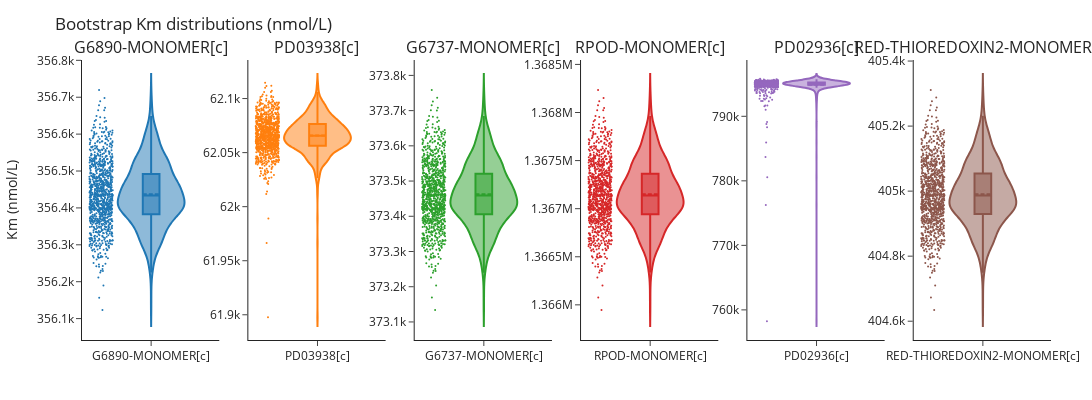

The cell this chart's notebook holds for it:
### Code cell
from plotly.subplots import make_subplots
import plotly.graph_objects as go

# Optional: filter NaNs per column
def col_clean(x):
    x = np.asarray(x).ravel()
    return x[np.isfinite(x)]

fig = make_subplots(
    rows=1, cols=len(substrates),
    shared_yaxes=False,
    subplot_titles=substrates,
    horizontal_spacing=0.03
)
Km_samples_nmolL = Km_samples_molL * 10**9

for i, name in enumerate(substrates):
    y = col_clean(Km_samples_nmolL[:, i])
    fig.add_trace(
        go.Violin(
            y=y,
            name=name,
            box_visible=True,          # show box (median & IQR)
            meanline_visible=True,     # show mean line
            points="all",              # show all samples
            jitter=0.35,               # spread points
            scalemode="count",         # violin width ~ number of points
            marker=dict(size=2),
            showlegend=False
        ),
        row=1, col=i+1
    )

# Toggle log-scale if helpful (violins support it; use if ranges span orders of magnitude)
USE_LOG_Y = False
yaxis_type = 'log' if USE_LOG_Y else 'linear'

fig.update_layout(
    height=400,
    width=1300,
    margin=dict(l=60, r=20, t=60, b=60),
    template="simple_white",
    # plot_bgcolor='rgba(0, 0, 0, 0)',  # Transparent plot area background
    # paper_bgcolor='rgba(0, 0, 0, 0)',  # Transparent entire figure background
    title="Bootstrap Km distributions (nmol/L)",
)
fig.update_yaxes(
    title_text="Km (nmol/L)",
    type=yaxis_type,
    row=1, col=1
)

fig.show()
# fig.write_image("notebooks/Heena notebooks/Mia Protein Degradation/out/bootstrap_Km.png", scale=5, height=400, width=1300)

### Figure 1 — Plotly figure (JSON) as saved in the notebook; plotly's stock layout.template omitted (floating-point values rounded to 4 significant figures; data arrays with more than 128 entries replaced by an {"elided": "..."} marker saying what was removed)
{"data": [{"box": {"visible": true}, "jitter": 0.35, "marker": {"size": 2}, "meanline": {"visible": true}, "name": "G6890-MONOMER[c]", "points": "all", "scalemode": "count", "showlegend": false, "y": {"elided": "1000 float values"}, "type": "violin", "xaxis": "x", "yaxis": "y"}, {"box": {"visible": true}, "jitter": 0.35, "marker": {"size": 2}, "meanline": {"visible": true}, "name": "PD03938[c]", "points": "all", "scalemode": "count", "showlegend": false, "y": {"elided": "1000 float values"}, "type": "violin", "xaxis": "x2", "yaxis": "y2"}, {"box": {"visible": true}, "jitter": 0.35, "marker": {"size": 2}, "meanline": {"visible": true}, "name": "G6737-MONOMER[c]", "points": "all", "scalemode": "count", "showlegend": false, "y": {"elided": "1000 float values"}, "type": "violin", "xaxis": "x3", "yaxis": "y3"}, {"box": {"visible": true}, "jitter": 0.35, "marker": {"size": 2}, "meanline": {"visible": true}, "name": "RPOD-MONOMER[c]", "points": "all", "scalemode": "count", "showlegend": false, "y": {"elided": "1000 float values"}, "type": "violin", "xaxis": "x4", "yaxis": "y4"}, {"box": {"visible": true}, "jitter": 0.35, "marker": {"size": 2}, "meanline": {"visible": true}, "name": "PD02936[c]", "points": "all", "scalemode": "count", "showlegend": false, "y": {"elided": "1000 float values"}, "type": "violin", "xaxis": "x5", "yaxis": "y5"}, {"box": {"visible": true}, "jitter": 0.35, "marker": {"size": 2}, "meanline": {"visible": true}, "name": "RED-THIOREDOXIN2-MONOMER[c]", "points": "all", "scalemode": "count", "showlegend": false, "y": {"elided": "1000 float values"}, "type": "violin", "xaxis": "x6", "yaxis": "y6"}], "layout": {"xaxis": {"anchor": "y", "domain": [0.0, 0.1417]}, "yaxis": {"anchor": "x", "domain": [0.0, 1.0], "title": {"text": "Km (nmol/L)"}, "type": "linear"}, "xaxis2": {"anchor": "y2", "domain": [0.1717, 0.3133]}, "yaxis2": {"anchor": "x2", "domain": [0.0, 1.0]}, "xaxis3": {"anchor": "y3", "domain": [0.3433, 0.485]}, "yaxis3": {"anchor": "x3", "domain": [0.0, 1.0]}, "xaxis4": {"anchor": "y4", "domain": [0.515, 0.6567]}, "yaxis4": {"anchor": "x4", "domain": [0.0, 1.0]}, "xaxis5": {"anchor": "y5", "domain": [0.6867, 0.8283]}, "yaxis5": {"anchor": "x5", "domain": [0.0, 1.0]}, "xaxis6": {"anchor": "y6", "domain": [0.8583, 1.0]}, "yaxis6": {"anchor": "x6", "domain": [0.0, 1.0]}, "annotations": [{"font": {"size": 16}, "showarrow": false, "text": "G6890-MONOMER[c]", "x": 0.07083, "xanchor": "center", "xref": "paper", "y": 1.0, "yanchor": "bottom", "yref": "paper"}, {"font": {"size": 16}, "showarrow": false, "text": "PD03938[c]", "x": 0.2425, "xanchor": "center", "xref": "paper", "y": 1.0, "yanchor": "bottom", "yref": "paper"}, {"font": {"size": 16}, "showarrow": false, "text": "G6737-MONOMER[c]", "x": 0.4142, "xanchor": "center", "xref": "paper", "y": 1.0, "yanchor": "bottom", "yref": "paper"}, {"font": {"size": 16}, "showarrow": false, "text": "RPOD-MONOMER[c]", "x": 0.5858, "xanchor": "center", "xref": "paper", "y": 1.0, "yanchor": "bottom", "yref": "paper"}, {"font": {"size": 16}, "showarrow": false, "text": "PD02936[c]", "x": 0.7575, "xanchor": "center", "xref": "paper", "y": 1.0, "yanchor": "bottom", "yref": "paper"}, {"font": {"size": 16}, "showarrow": false, "text": "RED-THIOREDOXIN2-MONOMER[c]", "x": 0.9292, "xanchor": "center", "xref": "paper", "y": 1.0, "yanchor": "bottom", "yref": "paper"}], "margin": {"l": 60, "r": 20, "t": 60, "b": 60}, "height": 400, "width": 1300, "title": {"text": "Bootstrap Km distributions (nmol/L)"}}}
